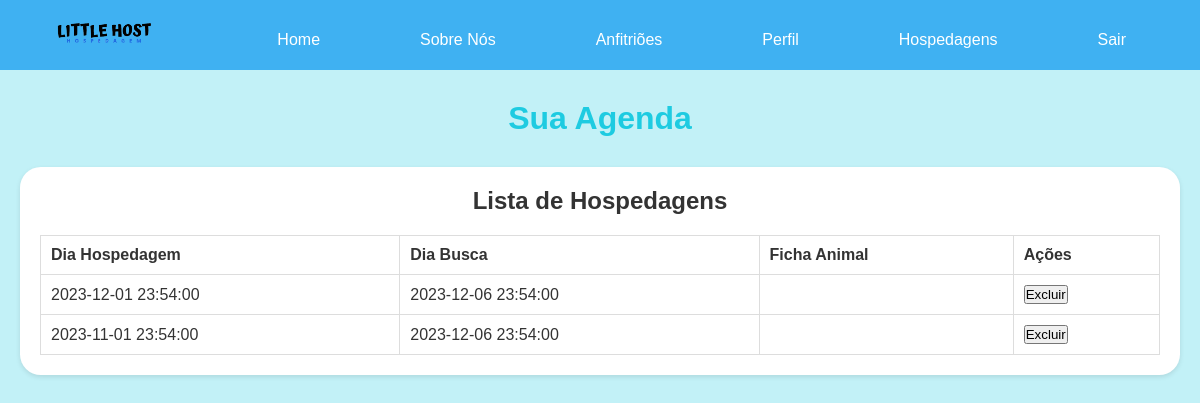
The page /View/agenda-anf.php (signed in) on the database its author committed.
### tables this page shows
CREATE TABLE `hospedagem` (
  `cod` int(10) UNSIGNED NOT NULL,
  `cod_tutor` int(10) UNSIGNED NOT NULL,
  `cod_anfitriao` int(10) UNSIGNED NOT NULL,
  `data_hosp` datetime NOT NULL,
  `data_busca` datetime NOT NULL
);

### Controllers/HospedagemController.php (called while the page is built, shortened)
<?php
require_once("../Models/Hospedagem.php");
class HospedagemController {
    private $hospedagem;
    public function __construct() {
        $this->hospedagem = new Hospedagem();
    }
    public function listarHospedagensDoAnfitriao($anfitriaoCod) {
        return $this->hospedagem->listarHospedagensPorAnfitriao($anfitriaoCod);
    }
}
?>

### Models/Conexao.php (called while the page is built, shortened)
<?php
class Conexao{
    private function conexao(){
        $this->mysqli = new mysqli(BD_SERVIDOR, BD_USUARIO , BD_SENHA, BD_BANCO);
    }
}

### Models/Hospedagem.php (called while the page is built, shortened)
<?php
require_once("Conexao.php");
class Hospedagem extends Conexao {
	public function listarHospedagensPorAnfitriao($anfitriaoCod) {
		$hospedagens = array();
		$stmt = null;
		try {
			$stmt = $this->mysqli->prepare("SELECT cod, cod_tutor, data_hosp, data_busca FROM hospedagem WHERE cod_anfitriao = ?");
			$stmt->bind_param("i", $anfitriaoCod);
			$stmt->execute();
			$result = $stmt->get_result();
			while ($row = $result->fetch_assoc()) {
				$hospedagens[] = $row;
			}
		} catch (Exception $e) {
			echo "<script>alert('Ocorreu um erro ao buscar as hospedagens: " . $e . "')</script>";
		} finally {
			if ($stmt !== null) {
				$stmt->close();
			}
		}
		return $hospedagens;
	}
}
?>

### View/agenda-anf.php (the view, shortened to what this page needs)
<?php
require_once("../Controllers/HospedagemController.php");
?>
<!DOCTYPE html>
<html lang="en">
<head>
    <link rel="stylesheet" type="text/css" href="css/agenda.css">
    <link rel="stylesheet" type="text/css" href="css/navFooter.css">
    <link rel="stylesheet" type="text/css" href="css/modal.css">
</head>
<body>
<?php
include('layouts/menu.php');
?>
<div class="container">
    <h1>Sua Agenda</h1>
    <main>
        <section class="content">
            <h2>Lista de Hospedagens</h2>
            <table class="user-table">
                <thead>
                    <tr>
                        <th>Dia Hospedagem</th>
                        <th>Dia Busca</th>
                        <th>Ficha Animal</th>
                        <th>Ações</th>
                    </tr>
                </thead>
                <tbody>
<?php
   $anfitriaoCod = $_SESSION['anfitriao_cod'];
   $hospedagemController = new HospedagemController();
   $hospedagens = $hospedagemController->listarHospedagensDoAnfitriao($anfitriaoCod);
        if (!empty($hospedagens)) {
            foreach ($hospedagens as $hospedagem) {
                echo "<tr>";
                echo "<td>" . $hospedagem['data_hosp'] . "</td>";
                echo "<td>" . $hospedagem['data_busca'] . "</td>";
                echo '<td><a href="animal_agenda.php?tutor_cod=' . $hospedagem['cod_tutor'] . '" class="btn-visualizar">Visualizar</a></td>';
                echo '<td><button onclick="excluirHospedagem(' . $hospedagem['cod'] . ')" class="btn-excluir">Excluir</button></td>';
                echo "</tr>";
            }
        } else {
            echo "<tr><td colspan='4'>Nenhuma hospedagem encontrada para este anfitriao.</td></tr>";
        }
        ?>
</tbody>
            </table>
        </section>
    </main>
</div>
</body>
</html>

### View/css/agenda.css (style rules this page uses)
body { margin: 0; padding: 0; font-family: Arial, sans-serif; background-color: #C2F1F7; color: #333; }
h1 { text-align: center; margin: 30px; color: #1ECBE1; }
h2 { text-align: center; }
.content { background-color: #fff; padding: 20px; border-radius: 1.3rem; box-shadow: 0 2px 5px rgba(0, 0, 0, 0.1); margin: 20px; max-width: 100%; }
.user-table { width: 100%; border-collapse: collapse; margin-top: 20px; }
.user-table th, .user-table td { padding: 10px; border: 1px solid #ddd; text-align: left; }

### View/css/navFooter.css (style rules this page uses)
* { margin: 0; padding: 0; box-sizing: border-box; font-family: sans-serif; }
:root { --blue: #1970E6; --lightBlue: #3fb1f2; --other-color: #1ECBE1 ; --second-color: blue; --bg-color: #C2F1F7 ; }
a { color: #fff; text-decoration: none; }

### rows shown on the page
hospedagem: data_hosp "2023-12-01 23:54:00", data_busca "2023-12-06 23:54:00"
hospedagem: data_hosp "2023-11-01 23:54:00", data_busca "2023-12-06 23:54:00"
